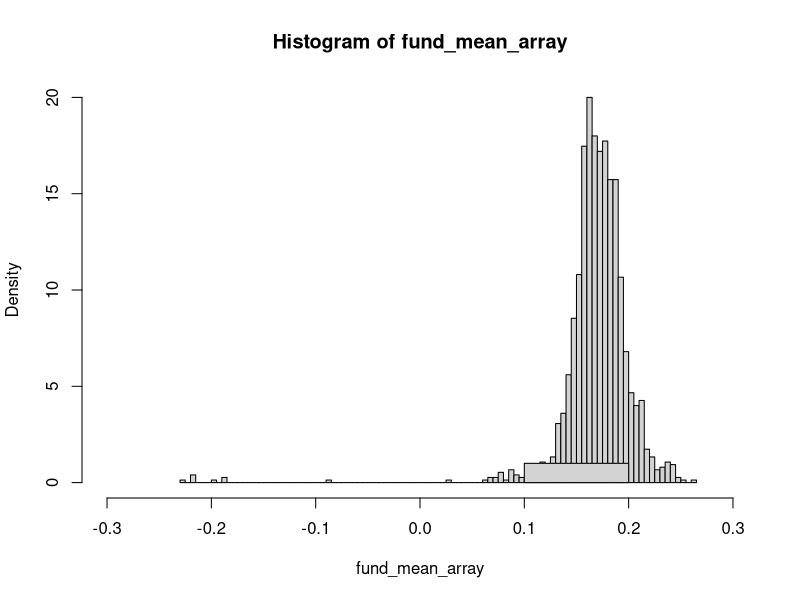
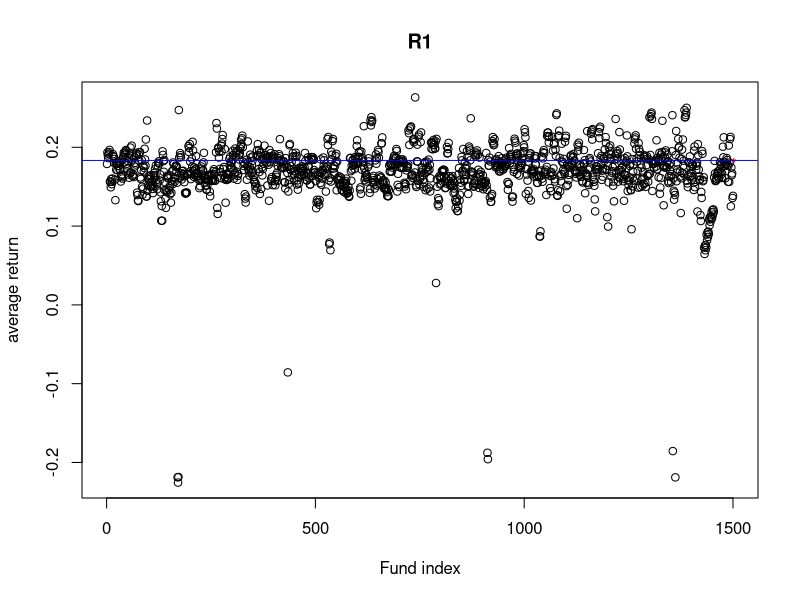
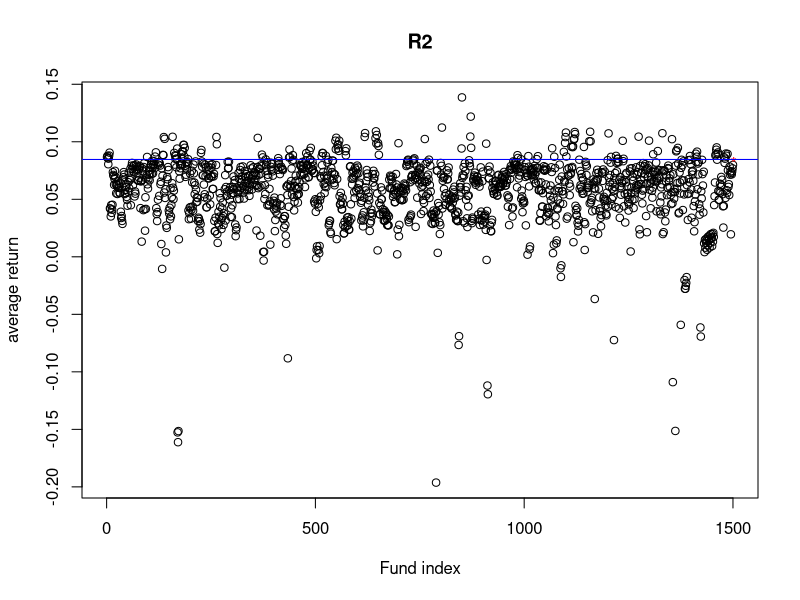

Generate these figures, in order, with R:


# set directory & read data from file
setwd("C:/Users/jinji/Desktop/MF793File")
array <- read.csv("FF_Research_Data_Factors_weekly.csv")

return_array <- array[array[,1] >= 20110101 & array[,1] <= 20191231,]
r_i <- return_array[2:length(return_array[,1]), c(2)]
r_i_1 <- return_array[1:length(return_array[,1])-1, c(2)]
mat_return <- cbind(r_i_1, r_i)

# problem 2.c.1
a <- sum(mat_return[,1]<0 & mat_return[,2]<0)
b <- sum(mat_return[,1]<0 & mat_return[,2]>0)
c <- sum(mat_return[,1]>0 & mat_return[,2]<0)
d <- sum(mat_return[,1]>0 & mat_return[,2]>0)

# problem 2.c.2
# The sum of all four probabilities not equal 1 because exist one data = 0 at
# 20140516 in the time domain
sum <- length(mat_return[,1])
a_1 <- a/sum
b_1 <- b/sum
c_1 <- c/sum
d_1 <- d/sum

# problem 2.c.3
# The sum of first row not equal 1 because exist one data r(i-1)<0 r(i)=0
a_2 <- a/sum(mat_return[,1]<0)
b_2 <- b/sum(mat_return[,1]<0)
c_2 <- c/sum(mat_return[,1]>0)
d_2 <- d/sum(mat_return[,1]>0)


# problem 4.a
fund_array_raw <- read.csv("1500fund-montrets.csv")
market_array_raw <- read.csv("FF_Research_Data_Factors_monthly.csv")

fund_array <- fund_array_raw[fund_array_raw[,2]>20100531 & fund_array_raw[,2]<20140101,]
market_array <- market_array_raw[market_array_raw[,1]>201005 & market_array_raw[,1]<201401,]/100

total_array <- cbind(fund_array, market_array[,2])

mean_array_raw <- total_array[,3:dim(total_array)[2]]

mean_array <- colMeans(mean_array_raw[sapply(mean_array_raw, is.numeric)])

fund_mean_array <- mean_array[1:length(mean_array)-1]*12

hist(fund_mean_array, xlim =c(-0.3,0.3) , prob = T, breaks = 100)


average_market <- mean_array[length(mean_array)]*12
average_funds <- mean(fund_mean_array)

hist(average_funds, add = TRUE)


percen_beat_market <- sum(fund_mean_array > average_market)/length(fund_mean_array)



# problem 4.b
fund_array_2 <- fund_array_raw[fund_array_raw[,2]>20140531 & fund_array_raw[,2]<20170101,]
market_array_2 <- market_array_raw[market_array_raw[,1]>201405 & market_array_raw[,1]<201701,]/100

total_array_2 <- cbind(fund_array_2, market_array_2[,2])

mean_array_raw_2 <- total_array_2[,3:dim(total_array_2)[2]]

mean_array_2 <- colMeans(mean_array_raw_2[sapply(mean_array_raw_2, is.numeric)])

fund_mean_array_2 <- mean_array_2[1:length(mean_array_2)-1]*12

average_market_2 <- mean_array_2[length(mean_array_2)]*12

# plot in chart
x_1 <- 1:length(fund_mean_array)
x_2 <- 1:length(fund_mean_array_2)

plot(x_1, fund_mean_array, xlab = "Fund index", ylab = "average return", title("R1"))
points(length(x_1)+1, average_market, col ='red', pch = '*')
abline(h=average_market, col = 'Blue')


plot(x_2, fund_mean_array_2, xlab = "Fund index", ylab = "average return", title("R2"))
points(length(x_2)+1, average_market_2, col ='red', pch = '*')
abline(h=average_market_2, col = 'Blue')

sort_fund_mean_array <- sort(fund_mean_array)
L_1 <- sort_fund_mean_array[0.2 * length(sort_fund_mean_array)]
M_1 <- sort_fund_mean_array[0.8 * length(sort_fund_mean_array)]

sort_fund_mean_array_2 <- sort(fund_mean_array_2)
L_2 <- sort_fund_mean_array_2[0.2 * length(sort_fund_mean_array_2)]
M_2 <- sort_fund_mean_array_2[0.8 * length(sort_fund_mean_array_2)]

fund_mean_both <- rbind(fund_mean_array, fund_mean_array_2)
# row 1
sum(fund_mean_both[1,]<=L_1 & fund_mean_both[2,]<=L_2)
sum(fund_mean_both[1,]<=L_1 & fund_mean_both[2,]>L_2 & fund_mean_both[2,]<=M_2)
sum(fund_mean_both[1,]<=L_1 & fund_mean_both[2,]>M_2)
# row 2
sum(fund_mean_both[1,]>L_1 & fund_mean_both[1,]<=M_1 & fund_mean_both[2,]<=L_2)
sum(fund_mean_both[1,]>L_1 & fund_mean_both[1,]<=M_1 & fund_mean_both[2,]>L_2 & fund_mean_both[2,]<=M_2)
sum(fund_mean_both[1,]>L_1 & fund_mean_both[1,]<=M_1 & fund_mean_both[2,]>M_2)
# row 3
sum(fund_mean_both[1,]>M_1 & fund_mean_both[2,]<=L_2)
sum(fund_mean_both[1,]>M_1 & fund_mean_both[2,]>L_2 & fund_mean_both[2,]<=M_2)
sum(fund_mean_both[1,]>M_1 & fund_mean_both[2,]>M_2)


